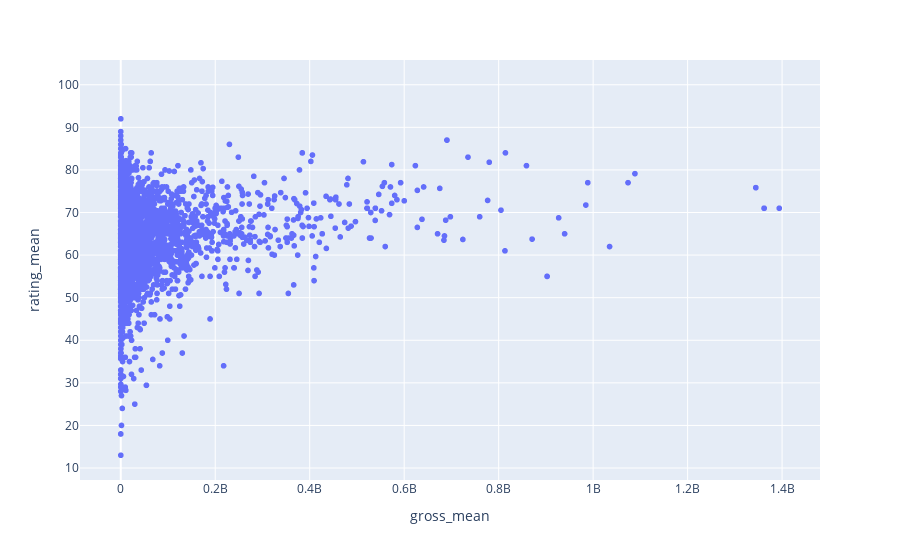

The cell this chart's notebook holds for it:
### Code cell
fig = px.scatter(directors_data, x='gross_mean', y='rating_mean', hover_data=['name', 'titles'])
fig.show()

### Figure 1 — Plotly figure (JSON) as saved in the notebook; plotly's stock layout.template omitted (floating-point values rounded to 4 significant figures; data arrays with more than 128 entries replaced by an {"elided": "..."} marker saying what was removed)
{"data": [{"customdata": {"elided": "4352x2 str values"}, "hovertemplate": "gross_mean=%{x}<br>rating_mean=%{y}<br>name=%{customdata[0]}<br>titles=%{customdata[1]}<extra></extra>", "legendgroup": "", "marker": {"color": "#636efa", "symbol": "circle"}, "mode": "markers", "name": "", "showlegend": false, "type": "scattergl", "x": {"elided": "4352 float values"}, "xaxis": "x", "y": {"elided": "4352 float values"}, "yaxis": "y"}], "layout": {"legend": {"tracegroupgap": 0}, "margin": {"t": 60}, "xaxis": {"anchor": "y", "domain": [0, 1], "title": {"text": "gross_mean"}}, "yaxis": {"anchor": "x", "domain": [0, 1], "title": {"text": "rating_mean"}}}}
